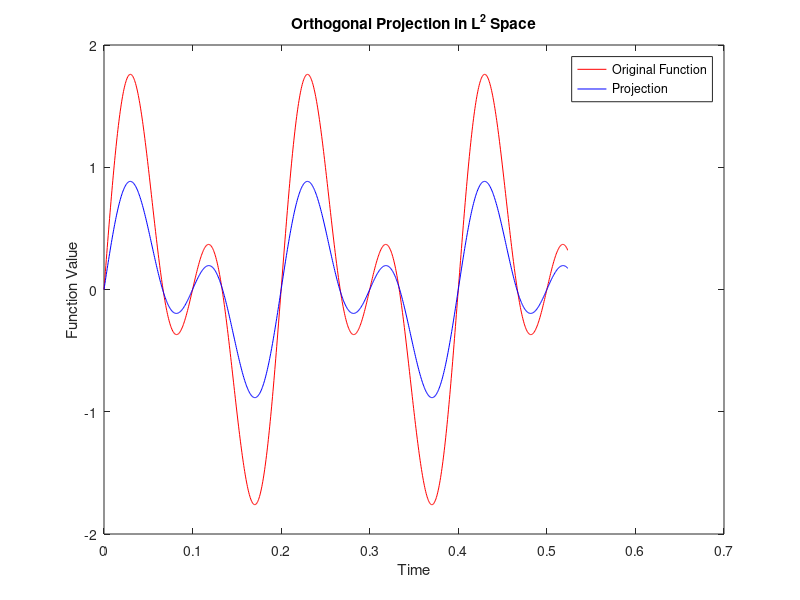

The MATLAB script that drew this image:
% Define the time vector
t = linspace(0, pi/6, 1000);

% Define the original function (a sum of sines)
f = sin(2*pi*5*t) + sin(2*pi*10*t);

% Define the basis functions (orthonormal basis for the subspace)
phi1 = sqrt(2) * sin(2*pi*5*t);
phi2 = sqrt(2) * sin(2*pi*10*t);

% Calculate the coefficients (inner products)
c1 = trapz(t, f .* phi1);
c2 = trapz(t, f .* phi2);

% Construct the projection
projection = c1 * phi1 + c2 * phi2;

% Plot the original function and its projection
figure;
plot(t, f, 'r', 'DisplayName', 'Original Function');
hold on;
plot(t, projection, 'b', 'DisplayName', 'Projection');
legend;
title('Orthogonal Projection in L^2 Space');
xlabel('Time');
ylabel('Function Value');
